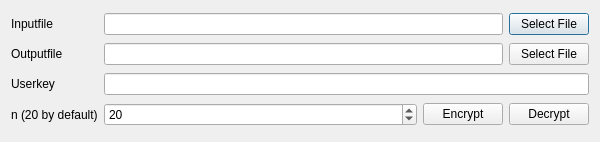
<?xml version="1.0" encoding="UTF-8"?>
<ui version="4.0">
 <class>Dialog</class>
 <widget class="QDialog" name="Dialog">
  <property name="geometry">
   <rect>
    <x>0</x>
    <y>0</y>
    <width>600</width>
    <height>142</height>
   </rect>
  </property>
  <property name="minimumSize">
   <size>
    <width>600</width>
    <height>142</height>
   </size>
  </property>
  <property name="maximumSize">
   <size>
    <width>600</width>
    <height>142</height>
   </size>
  </property>
  <property name="windowTitle">
   <string>CS2 encryption tool</string>
  </property>
  <property name="sizeGripEnabled">
   <bool>false</bool>
  </property>
  <layout class="QGridLayout" name="gridLayout">
   <item row="0" column="0">
    <widget class="QLabel" name="label">
     <property name="sizePolicy">
      <sizepolicy hsizetype="Maximum" vsizetype="Preferred">
       <horstretch>0</horstretch>
       <verstretch>0</verstretch>
      </sizepolicy>
     </property>
     <property name="text">
      <string>Inputfile</string>
     </property>
    </widget>
   </item>
   <item row="0" column="1" colspan="2">
    <widget class="QLineEdit" name="lineSelIF"/>
   </item>
   <item row="0" column="3">
    <widget class="QPushButton" name="pbSelIF">
     <property name="sizePolicy">
      <sizepolicy hsizetype="Maximum" vsizetype="Fixed">
       <horstretch>0</horstretch>
       <verstretch>0</verstretch>
      </sizepolicy>
     </property>
     <property name="text">
      <string>Select File</string>
     </property>
    </widget>
   </item>
   <item row="3" column="0">
    <widget class="QLabel" name="label_4">
     <property name="sizePolicy">
      <sizepolicy hsizetype="Maximum" vsizetype="Preferred">
       <horstretch>0</horstretch>
       <verstretch>0</verstretch>
      </sizepolicy>
     </property>
     <property name="text">
      <string>n (20 by default)</string>
     </property>
    </widget>
   </item>
   <item row="2" column="0">
    <widget class="QLabel" name="label_3">
     <property name="sizePolicy">
      <sizepolicy hsizetype="Maximum" vsizetype="Preferred">
       <horstretch>0</horstretch>
       <verstretch>0</verstretch>
      </sizepolicy>
     </property>
     <property name="text">
      <string>Userkey</string>
     </property>
    </widget>
   </item>
   <item row="2" column="1" colspan="3">
    <widget class="QLineEdit" name="lineUserkey">
     <property name="inputMask">
      <string/>
     </property>
     <property name="echoMode">
      <enum>QLineEdit::Password</enum>
     </property>
    </widget>
   </item>
   <item row="1" column="3">
    <widget class="QPushButton" name="pbSelOF">
     <property name="sizePolicy">
      <sizepolicy hsizetype="Maximum" vsizetype="Fixed">
       <horstretch>0</horstretch>
       <verstretch>0</verstretch>
      </sizepolicy>
     </property>
     <property name="text">
      <string>Select File</string>
     </property>
    </widget>
   </item>
   <item row="1" column="1" colspan="2">
    <widget class="QLineEdit" name="lineSelOF"/>
   </item>
   <item row="3" column="2">
    <widget class="QPushButton" name="pbEncrypt">
     <property name="sizePolicy">
      <sizepolicy hsizetype="Maximum" vsizetype="Fixed">
       <horstretch>0</horstretch>
       <verstretch>0</verstretch>
      </sizepolicy>
     </property>
     <property name="text">
      <string>Encrypt</string>
     </property>
    </widget>
   </item>
   <item row="3" column="3">
    <widget class="QPushButton" name="pbDecrypt">
     <property name="sizePolicy">
      <sizepolicy hsizetype="Maximum" vsizetype="Fixed">
       <horstretch>0</horstretch>
       <verstretch>0</verstretch>
      </sizepolicy>
     </property>
     <property name="text">
      <string>Decrypt</string>
     </property>
    </widget>
   </item>
   <item row="3" column="1">
    <widget class="QSpinBox" name="spinN">
     <property name="maximum">
      <number>1000000000</number>
     </property>
     <property name="value">
      <number>20</number>
     </property>
    </widget>
   </item>
   <item row="1" column="0">
    <widget class="QLabel" name="label_2">
     <property name="sizePolicy">
      <sizepolicy hsizetype="Maximum" vsizetype="Preferred">
       <horstretch>0</horstretch>
       <verstretch>0</verstretch>
      </sizepolicy>
     </property>
     <property name="text">
      <string>Outputfile</string>
     </property>
    </widget>
   </item>
  </layout>
 </widget>
 <layoutdefault spacing="6" margin="11"/>
 <resources/>
 <connections/>
</ui>
